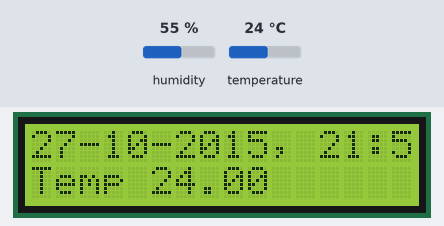
Bench run of a sketch on a simulated Arduino Uno, built for the host (arithmetic inside an expression is 32-bit, double 64-bit). Parts: 16×2 character LCD. Inputs (shaded band) come from the test bench; at power-on: temperature 24 °C, humidity 55 %. The local clock reads 2024-03-15 10:24:30 at power-on unless the sketch sets it; what the sketch prints to the serial monitor is not drawn.

Above: at 3.0 s.
3.1 s: temperature set to 12 °C
At 5.0 s:
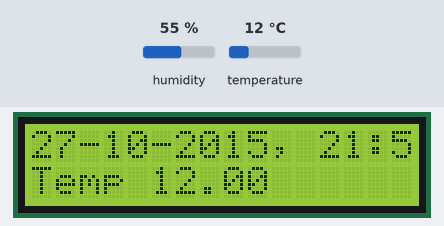
6.1 s: temperature set to 19 °C
At 7.5 s:
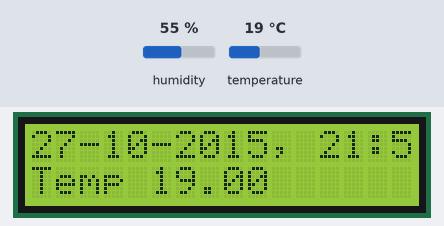
9.1 s: temperature set to 28 °C
At 11.3 s:
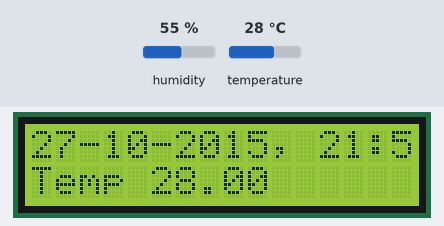
Timing chart, 0 to 12.8 s (numbered marks = the images above; inputs shaded):
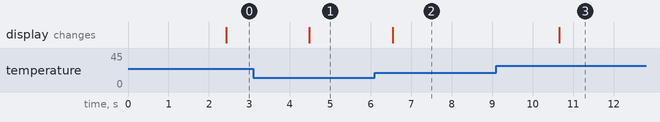

Measured:
- after the input at 3.1 s, the display: changes after 1.4 s (image 1)
- after the input at 6.1 s, the display: changes after 0.44 s (image 2)
- after the input at 9.1 s, the display: changes after 1.6 s (image 3)

The sketch:

doublekill_smart_suit.ino
```cpp
#include <Adafruit_Sensor.h>
#include <DHT.h>
#include <DHT_U.h>
#include <Wire.h>
#include <LiquidCrystal_I2C.h>
#include <iarduino_RTC.h>
iarduino_RTC time(RTC_DS1307);
LiquidCrystal_I2C lcd(0x27, 16, 2);
DHT dht(2, DHT11);
void setup()
{
  Serial.begin(9600);
  lcd.init();
  dht.begin();
  lcd.backlight();
  delay(300);
    Serial.begin(9600);
    time.begin();
    time.settime(0,51,21,27,10,15,2);  // 0  сек, 51 мин, 21 час, 27, октября, 2015 года, вторник
}

void loop()
{
delay(2000);
float h = dht.readHumidity();
float t = dht.readTemperature();
if (isnan(h) || isnan(t)) {
Serial.println("Не удается считать показания");
return;
}
Serial.print((String)"VLAZHNOST " + h);
Serial.print((String)", Temperature " + t+"\n");
//lcd.setCursor(0,0);
//lcd.print((String)"VLAZHNOST " + h);

lcd.setCursor(0,1);
lcd.print((String)"Temp " + t);
lcd.setCursor(0,0);
//if(millis()%1000==0){ // если прошла 1 секунда
      lcd.print(time.gettime("d-m-Y, H:i:s, D")); // выводим время
      delay(1); // приостанавливаем на 1 мс, чтоб не выводить время несколько раз за 1мс
//}
}
```
